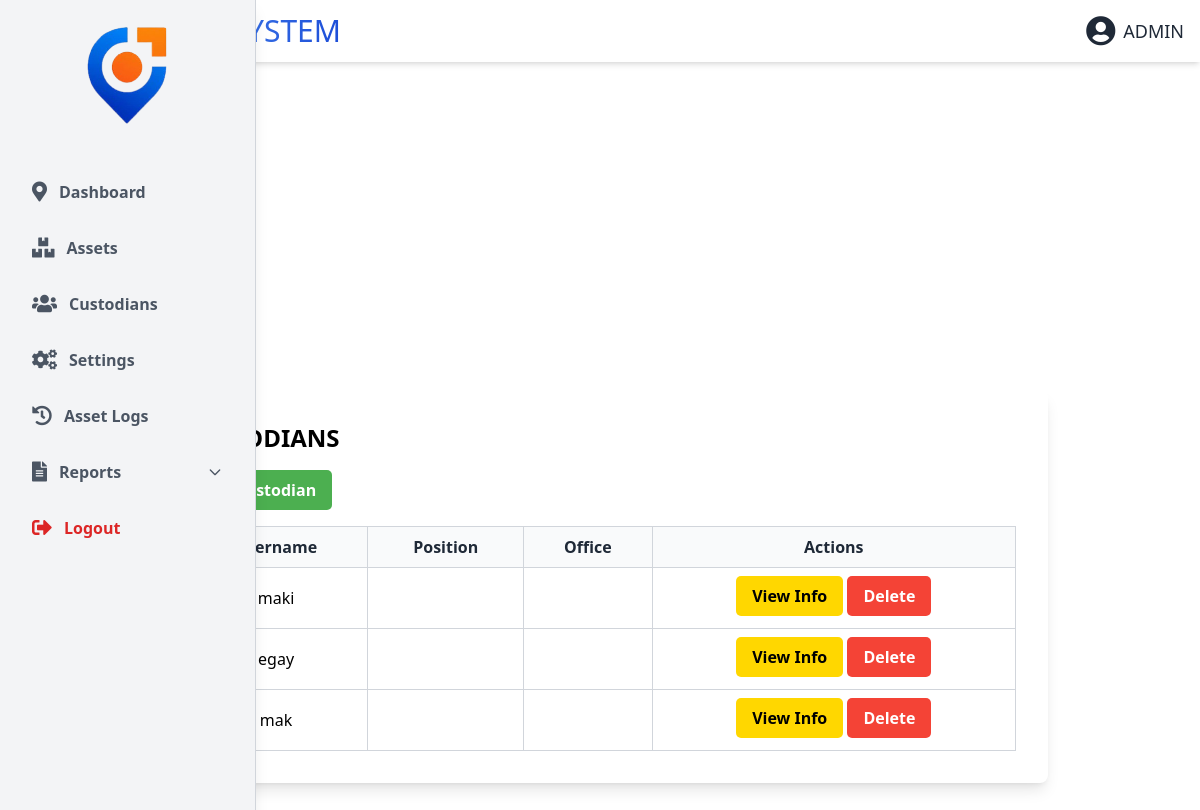
Screenshot of /user_management.php (signed in) with the database file from the repository.
### tables this page shows
CREATE TABLE `secondary_users` (
  `id` int(11) NOT NULL,
  `username` varchar(255) NOT NULL,
  `password` varchar(255) NOT NULL,
  `created_at` timestamp NOT NULL DEFAULT current_timestamp()
);

### user_theme.php (called while the page is built, shortened)
<?php
$theme_class = 'theme-light';
?>

### user_management.php (the view, shortened to what this page needs)
<?php
include 'db_connect.php';
include 'user_theme.php';
$users = $conn->query("SELECT * FROM secondary_users");
?>
<!DOCTYPE html>
<html lang="en">
<head>
    <script src="https://cdn.tailwindcss.com"></script>
</head>
<body class="min-h-screen <?php echo $theme_class; ?>">
<?php include 'header.php';  ?>
<main class="min-h-screen flex justify-center items-center">
    <div class="container p-8 rounded-lg shadow-lg w-full max-w-4xl">
        <h2 class="text-2xl font-bold mb-4">CUSTODIANS</h2>
        <button onclick="openAddModal()" class="btn btn-primary mb-4">Add Custodian</button>
        <table class="min-w-full table-auto border-collapse border border-gray-300">
            <thead class="bg-[var(--header-bg)] text-[var(--header-text-color)]">
                <tr>
                    <th class="border border-gray-300 px-4 py-2">Username</th>
                    <th class="border border-gray-300 px-4 py-2">Position</th>
                    <th class="border border-gray-300 px-4 py-2">Office</th>
                    <th class="border border-gray-300 px-4 py-2">Actions</th>
                </tr>
            </thead>
            <tbody>
                <?php while ($row = $users->fetch_assoc()): ?>
                    <tr class="text-center">
                        <td class="border border-gray-300 px-4 py-2"><?= htmlspecialchars($row['username']) ?></td>
                        <td class="border border-gray-300 px-4 py-2"><?= htmlspecialchars($row['position']) ?></td>
                        <td class="border border-gray-300 px-4 py-2"><?= htmlspecialchars($row['office']) ?></td>
                        <td class="border border-gray-300 px-4 py-2">
                            <button onclick='openViewModal(<?= json_encode($row) ?>)' class="btn btn-edit mb-1">View Info</button>
                            <button onclick="openDeleteModal(<?= $row['id'] ?>, '<?= htmlspecialchars($row['username'], ENT_QUOTES) ?>')" class="btn btn-danger">Delete</button>
                        </td>
                    </tr>
                <?php endwhile; ?>
            </tbody>
        </table>
    </div>
</main>
</body>
</html>

### user_management.php (style rules this page uses)
body { font-family: 'Poppins', sans-serif; color: black; }
.container { background-color: var(--container-bg); color: var(--text-color); }
.theme-light { --bg-color: #f3f4f6; --container-bg: #ffffff; --text-color: #000000; --input-bg: #ffffff; --input-border: #cccccc; --input-text: #000000; --header-bg: #f9fafb; --header-text-color: #1f2937; }
.btn { border-radius: 5px; padding: 8px 16px; text-align: center; font-weight: bold; cursor: pointer; }
.btn-primary { background-color: #4CAF50; color: white; }
.btn-danger { background-color: #F44336; color: white; }
.btn-edit { background-color: #FFD700; color: #000; }

### nav.php (style rules this page uses)
body { font-family: 'Segoe UI', Tahoma, Geneva, Verdana, sans-serif; transition: background-color 0.3s, color 0.3s; }

### rows the page displays
secondary_users: username "maki"
secondary_users: username "egay"
secondary_users: username "mak"
